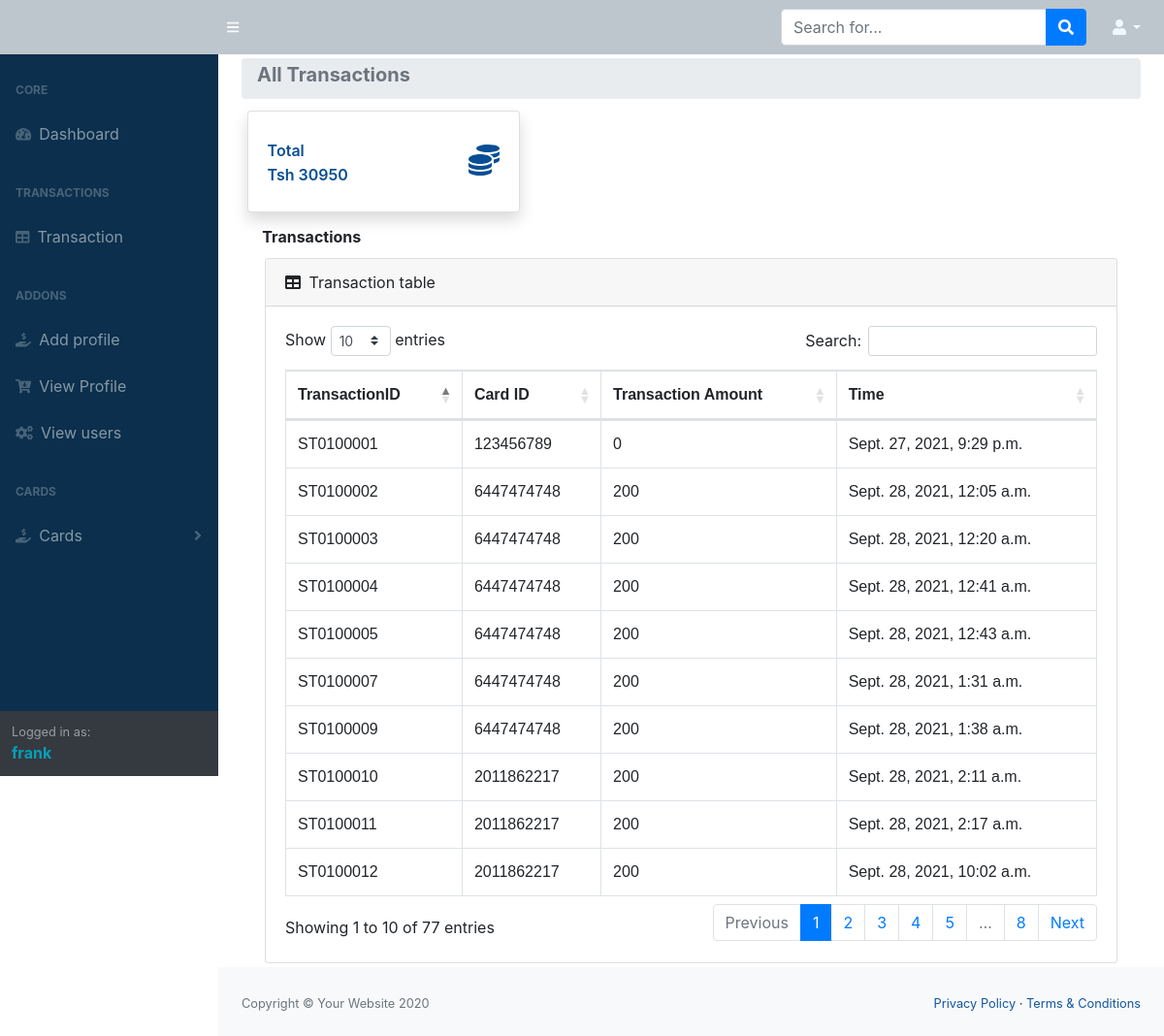
/station_transaction/in (signed in), run on the app's committed database.
### IntergrationPoint/models.py (models this page shows, shortened)
class transactionDetail(models.Model):
    transaction = models.CharField(primary_key=True, max_length=10)
    UserID =models.CharField(max_length=50)
    balance = models.IntegerField()
    transactionAmount = models.IntegerField()
    station = models.ForeignKey(stationDetail, on_delete = models.RESTRICT)
    InOut = models.CharField(max_length=10)
    route_in = models.IntegerField(null=True, blank=True,)
    route_out = models.IntegerField(null=True, blank=True,)
    station_in = models.IntegerField(null=True, blank=True,)
    station_out = models.IntegerField(null=True, blank=True,)
    time = models.DateTimeField(auto_now_add=True)

### IntergrationPoint/views.py (the view)
# urls.py: path('station_transaction/<id>',views.stationTransaction, name="station_transaction"),
@login_required
def stationTransaction(request, id):
    try:
        if request.method == 'GET':
            Intrans, Outrans, totaltransactions = 0,0,0
            transaction_list = transactionDetail.objects.filter(InOut=id).order_by('-transaction')
            Intransactions = transactionDetail.objects.all().filter(InOut=id).values_list('transactionAmount', flat=True)
            for transaction in Intransactions:
                Intrans = Intrans + transaction
            stationid = stationDetail.objects.all().latest("station")
            statioName = stationDetail.objects.filter(station=stationid).values("stationName")
            statioName = statioName[0]["stationName"]
            transactions = {
                "transaction": transaction_list,
                "station":statioName,
                "intrans":Intrans
            }
            return render(request, 'htmlfiles/stationtransaction.html', transactions)
        else:
            pass
    except:
        return redirect('dashboard')

### IntergrationPoint/models.py (called while the page is built)
    def __str__(self):
        return self.station

### templates/htmlfiles/stationtransaction.html (shortened to what this page needs)
{% extends "./index.html" %}
{%load static%}
 {% block content %}
      <div class="container-fluid">
            <ol class="breadcrumb mb-1">
                <li class="breadcrumb-item active">
                <h5><b>All Transactions</b></h5>
                </li>
            </ol>
            <div class="row">
               <div class="col-xl-4 col-md-6 mb-2" > <a class="nav-link" href="">
                   <div class="card border-left-primary shadow h-100 py-2">
                       <div class="card-body" style="color: #084e94;">
                           <div class="row no-gutters align-items-center">
                               <div class="col mr-2">
                               <div class="text-xs font-weight-bold text-gray-800 mb-1">Total</div>
                               <div class="h6 mb-0 font-weight-bold text-gray-800">
                               Tsh {{intrans}}
                               </div>
                               </div>
                               <div class="col-auto">
                               <i class="fas fa-coins fa-2x text-gray-200"></i>
                               </div>
                           </div>
                       </div>
                   </div></a>
               </div>
           </div>
            <h6>&nbsp;&nbsp;&nbsp;&nbsp; <b> Transactions </b></h6>
                <div class="container-fluid">
                     <div class="card mb-1">
                        <div class="card-header">
                           <i class="fas fa-table mr-1"></i>
                           Transaction table
                        </div>
                        <div class="card-body">
                           <div class="table-responsive">
                              <table class="table table-bordered" id="dataTable" width="100%" cellspacing="0">
                                 <thead>
                                    <tr>
                                       <th>TransactionID</th>
                                       <th>Card ID</th>
                                       <th>Transaction Amount</th>
                                       <th>Time</th>
                                    </tr>
                                 </thead>
                                 <tbody id="myTable">
                                    {% for detail in transaction %}
                                    <tr>
                                       <td>{{detail.transaction}}</td>
                                       <td>{{detail.UserID}}</td>
                                       <td>{{detail.transactionAmount}}</td>
                                       <td>{{detail.time}}</td>
                                    </tr>
                                    {% endfor %}
                                 </tbody>
                              </table>
                           </div>
                        </div>
                     </div>
                  </div>
               </div>
       {% endblock %}

### templates/htmlfiles/navbar.html (shortened to what this page needs)
{% load static %}
<div id="layoutSidenav_nav">
            <nav class="sb-sidenav accordion sb-sidenav-dark" id="sidenavAccordion">
                    <div class="sb-sidenav-menu">
                        <div class="nav">
                            <div class="sb-sidenav-menu-heading">Core</div>
                            <a class="nav-link" href="/dashboard">
                                <div class="sb-nav-link-icon"><i class="fas fa-tachometer-alt"></i></div>
                                Dashboard
                            </a>
                            <div class="sb-sidenav-menu-heading">Transactions</div>
                            <a class="nav-link" href={% url 'TransactionPage' %}>
                                <div class="sb-nav-link-icon"><i class="fas fa-table"></i></div>
                                Transaction
                            <div class="sb-sidenav-menu-heading">Addons</div>
                            <a class="nav-link" href="/UserRegister">
                                <div class="sb-nav-link-icon"><i class="fas fa-hand-holding-usd" aria-hidden="true"></i></div>
                            Add profile
                            </a>
                            <a class="nav-link" href="#">
                                <div class="sb-nav-link-icon"><i class="fa fa-cart-arrow-down" aria-hidden="true"></i></div>
                            View Profile
                            </a>
                            <a class="nav-link" href="#">
                                <div class="sb-nav-link-icon"><i class="fa fa-cogs" aria-hidden="true"></i></div>
                           View users
                            </a>
                            <div class="sb-sidenav-menu-heading">Cards</div>
                            <a class="nav-link collapsed" href="#" data-toggle="collapse" data-target="#collapsePages" aria-expanded="false" aria-controls="collapsePages">
                                <div class="sb-nav-link-icon"><i class='fas fa-hand-holding-usd'></i></div>
                                Cards
                                <div class="sb-sidenav-collapse-arrow"><i class="fas fa-angle-down"></i></div>
                            </a>
                        </div>
                    </div>
                    <div class="sb-sidenav-footer">
                        <div class="small">Logged in as:</div>
                        <b style="color: #079fb7;">{{user.username}}</b>
                    </div>
                </nav>
        </div>

### data on the page
transactionDetail: transaction "ST0100012", UserID "2011862217", transactionAmount "200", time "Sept. 28, 2021, 10:02 a.m."
transactionDetail: transaction "ST0100011", UserID "2011862217", transactionAmount "200", time "Sept. 28, 2021, 2:17 a.m."
transactionDetail: transaction "ST0100010", UserID "2011862217", transactionAmount "200", time "Sept. 28, 2021, 2:11 a.m."
transactionDetail: transaction "ST0100009", UserID "6447474748", transactionAmount "200", time "Sept. 28, 2021, 1:38 a.m."
transactionDetail: transaction "ST0100007", UserID "6447474748", transactionAmount "200", time "Sept. 28, 2021, 1:31 a.m."
transactionDetail: transaction "ST0100005", UserID "6447474748", transactionAmount "200", time "Sept. 28, 2021, 12:43 a.m."
transactionDetail: transaction "ST0100004", UserID "6447474748", transactionAmount "200", time "Sept. 28, 2021, 12:41 a.m."
transactionDetail: transaction "ST0100003", UserID "6447474748", transactionAmount "200", time "Sept. 28, 2021, 12:20 a.m."
transactionDetail: transaction "ST0100002", UserID "6447474748", transactionAmount "200", time "Sept. 28, 2021, 12:05 a.m."
transactionDetail: transaction "ST0100001", UserID "123456789", transactionAmount "0", time "Sept. 27, 2021, 9:29 p.m."

### other printed values
{{ user.username }} "frank"
{{ intrans }} "30950"
